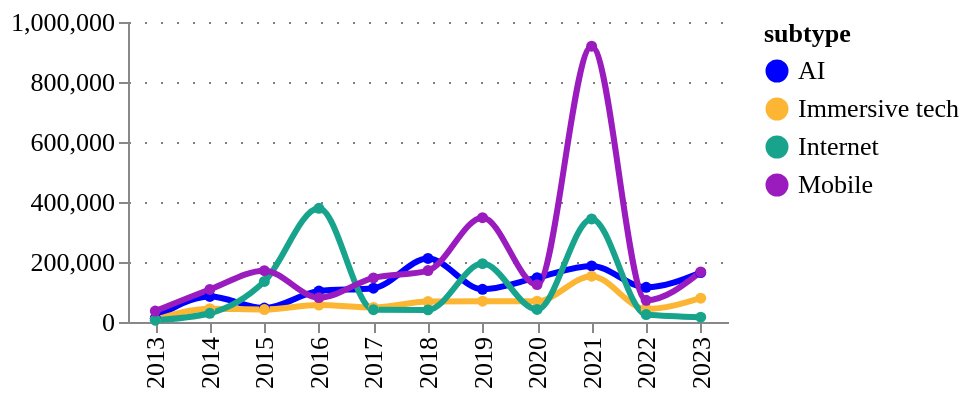

The cell this chart's notebook holds for it:
### Code cell
fig = pu.ts_smooth(
    tech_subtype_ts,
    ["AI", "Immersive tech", "Internet", "Mobile"],
    variable= "amount",
    variable_title = "",
    category_column = column,
    width = 300,
    height = 150,
    legend_orient='right',
)
pu.configure_plots(fig)

### Figure 1 — Vega-Lite specification as saved in the notebook (floating-point values rounded to 4 significant figures)
{"config": {"title": {"font": "Averta", "anchor": "start"}, "subtitle": {"font": "Averta"}, "axis": {"labelFont": "Averta", "titleFont": "Averta", "gridColor": "grey", "gridDash": [1, 7], "labelFontSize": 13, "titleFontSize": 13}, "header": {"labelFont": "Averta", "titleFont": "Averta"}, "legend": {"labelFont": "Averta", "titleFont": "Averta", "labelFontSize": 13, "titleFontSize": 13}, "range": {"category": ["#0000FF", "#FDB633", "#18A48C", "#9A1BBE", "#EB003B", "#FF6E47", "#646363", "#0F294A", "#97D9E3", "#A59BEE", "#F6A4B7", "#D2C9C0", "#FFFFFF", "#000000"], "ordinal": {"scheme": ["#0000FF", "#FDB633", "#18A48C", "#9A1BBE", "#EB003B", "#FF6E47", "#646363", "#0F294A", "#97D9E3", "#A59BEE", "#F6A4B7", "#D2C9C0", "#FFFFFF", "#000000"]}}, "view": {"strokeWidth": 0}}, "data": {"name": "data-b36c427a2f34c5812d6d1aa4e0421c58"}, "mark": {"type": "line", "interpolate": "monotone", "point": {"filled": true, "size": 30}, "size": 3, "strokeDash": [0]}, "encoding": {"color": {"field": "subtype", "legend": {"orient": "right"}, "type": "nominal"}, "tooltip": [{"field": "year", "title": "Year", "type": "ordinal"}, {"field": "subtype", "type": "nominal"}, {"field": "amount", "format": ".3f", "title": "", "type": "quantitative"}], "x": {"field": "year", "title": "", "type": "ordinal"}, "y": {"field": "amount", "title": "", "type": "quantitative"}}, "height": 150, "title": {"anchor": "start", "text": "", "fontSize": 14, "subtitle": "", "subtitleFont": "Averta", "subtitleFontSize": 13}, "width": 300, "$schema": "https://vega.github.io/schema/vega-lite/v4.17.0.json", "datasets": {"data-b36c427a2f34c5812d6d1aa4e0421c58": [{"year": 2013, "subtype": "AI", "counts": 32, "amount": 12520.0}, {"year": 2014, "subtype": "AI", "counts": 57, "amount": 85260.0}, {"year": 2015, "subtype": "AI", "counts": 56, "amount": 46400.0}, {"year": 2016, "subtype": "AI", "counts": 70, "amount": 103200.0}, {"year": 2017, "subtype": "AI", "counts": 65, "amount": 112800.0}, {"year": 2018, "subtype": "AI", "counts": 66, "amount": 211800.0}, {"year": 2019, "subtype": "AI", "counts": 58, "amount": 108900.0}, {"year": 2020, "subtype": "AI", "counts": 63, "amount": 147700.0}, {"year": 2021, "subtype": "AI", "counts": 69, "amount": 186800.0}, {"year": 2022, "subtype": "AI", "counts": 45, "amount": 115600.0}, {"year": 2023, "subtype": "AI", "counts": 29, "amount": 164600.0}, {"year": 2013, "subtype": "Immersive tech", "counts": 13, "amount": 6900.0}, {"year": 2014, "subtype": "Immersive tech", "counts": 28, "amount": 44510.0}, {"year": 2015, "subtype": "Immersive tech", "counts": 38, "amount": 41560.0}, {"year": 2016, "subtype": "Immersive tech", "counts": 39, "amount": 56580.0}, {"year": 2017, "subtype": "Immersive tech", "counts": 36, "amount": 48520.0}, {"year": 2018, "subtype": "Immersive tech", "counts": 36, "amount": 68060.0}, {"year": 2019, "subtype": "Immersive tech", "counts": 42, "amount": 69280.0}, {"year": 2020, "subtype": "Immersive tech", "counts": 22, "amount": 69240.0}, {"year": 2021, "subtype": "Immersive tech", "counts": 29, "amount": 152600.0}, {"year": 2022, "subtype": "Immersive tech", "counts": 14, "amount": 43300.0}, {"year": 2023, "subtype": "Immersive tech", "counts": 11, "amount": 79410.0}, {"year": 2013, "subtype": "Internet", "counts": 28, "amount": 6162.0}, {"year": 2014, "subtype": "Internet", "counts": 27, "amount": 29100.0}, {"year": 2015, "subtype": "Internet", "counts": 34, "amount": 135300.0}, {"year": 2016, "subtype": "Internet", "counts": 37, "amount": 379000.0}, {"year": 2017, "subtype": "Internet", "counts": 34, "amount": 41070.0}, {"year": 2018, "subtype": "Internet", "counts": 33, "amount": 40410.0}, {"year": 2019, "subtype": "Internet", "counts": 31, "amount": 194600.0}, {"year": 2020, "subtype": "Internet", "counts": 19, "amount": 41820.0}, {"year": 2021, "subtype": "Internet", "counts": 24, "amount": 343500.0}, {"year": 2022, "subtype": "Internet", "counts": 13, "amount": 24940.0}, {"year": 2023, "subtype": "Internet", "counts": 7, "amount": 16140.0}, {"year": 2013, "subtype": "Mobile", "counts": 71, "amount": 36370.0}, {"year": 2014, "subtype": "Mobile", "counts": 84, "amount": 108300.0}, {"year": 2015, "subtype": "Mobile", "counts": 103, "amount": 171000.0}, {"year": 2016, "subtype": "Mobile", "counts": 101, "amount": 81290.0}, {"year": 2017, "subtype": "Mobile", "counts": 105, "amount": 147200.0}, {"year": 2018, "subtype": "Mobile", "counts": 84, "amount": 171400.0}, {"year": 2019, "subtype": "Mobile", "counts": 85, "amount": 347700.0}, {"year": 2020, "subtype": "Mobile", "counts": 69, "amount": 124600.0}, {"year": 2021, "subtype": "Mobile", "counts": 80, "amount": 919400.0}, {"year": 2022, "subtype": "Mobile", "counts": 40, "amount": 72410.0}, {"year": 2023, "subtype": "Mobile", "counts": 28, "amount": 167000.0}]}}
